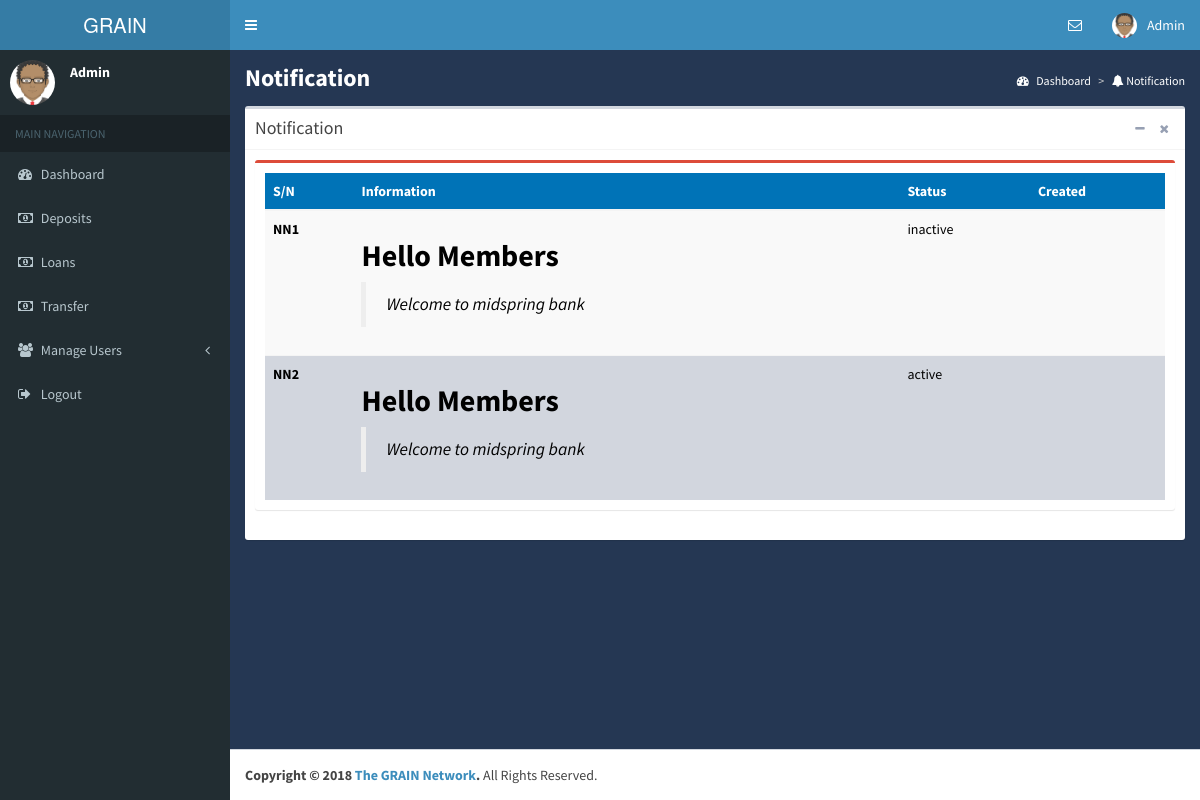
The page /Back/Notifications.php (signed in) on the database its author committed.
### tables this page shows
CREATE TABLE `notification` (
  `id` int(11) NOT NULL,
  `info` varchar(3000) NOT NULL,
  `status` varchar(25) NOT NULL DEFAULT 'active'
);

### Back/includes/auth.php (called while the page is built, shortened)
<?php
$session_id = $_SESSION['key_id'];
?>

### Back/Notifications.php (the view, shortened to what this page needs)
<?php include 'member.base.php'; ?>
 <body class="skin-blue sidebar-mini">
    <div class="wrapper">
        <?php include 'main-header.php'; ?>
		<?php include 'member-sidebar.php'; ?>
 <div class="content-wrapper" style="background-image: url('cy.jpg');background: rgba(38, 57, 88, 0.89);
        min-height: 500px;color">
    <section class="content-header" style="color:white;">
        <h1><b>
            Notification
        </b></h1>
        <ol class="breadcrumb">
            <li><a href="dashboard" style="color:white;"><i class="fa fa-dashboard"></i> Dashboard</a></li>
            <li class="active" style="color:white;"><i class="fa fa-bell"></i> Notification</li>
        </ol>
    </section>
    <section class="content">
        <div class="box box-default">
        <div class="box-header with-border">
            <h3 class="box-title">Notification</h3>
            <div class="box-tools pull-right">
                <button class="btn btn-box-tool" data-widget="collapse"><i class="fa fa-minus"></i></button>
                <button class="btn btn-box-tool" data-widget="remove"><i class="fa fa-remove"></i></button>
            </div>
        </div>
        <div class="box-body">
            <div class="box box-danger">
                <div class="box-body box-profile">
<?php
   $appinfo = mysqli_query($con, "select * from notification");
	?>
                <table class="table table-hover table-responsive table-striped" id="sample_1">
                    <thead class="bg-blue">
                        <tr>
                                                        <th>S/N</th>
                            <th>Information</th>
                            <th>Status</th>
                            <th>Created</th>
                        </tr>
                    </thead>
                    <tbody class="bg-gray">
<?php
while($row = mysqli_fetch_array($appinfo)){
?>					                               <tr>
                                                                <td><B>NN<?php echo $row['id']; ?></B></td>
                                <td><?php echo $row['info']; ?></td>
                                <td><?php echo $row['status']; ?></td>
                                <td><?php echo $row['created_date']; ?></td>
                            </tr>
<?php } ?>
                    </tbody>
                </table>
</div>
            </div>
        </div>
</div>
    </section>
<?php include 'member-footer.php'; ?>

### Back/main-header.php (shortened to what this page needs)
<header class="main-header">
    <a href="dashboard" class="logo">
        <span class="logo-lg">GRAIN</span>
    </a>
<?php
  include 'includes/dbpipe.php';
$user_query = mysqli_query($con, "select id,name from admins where id='$session_id'")or die(mysqli_error());
	$rows = mysqli_fetch_array($user_query);
?>
            <nav class="navbar navbar-static-top" role="navigation">
        <a href="#" class="sidebar-toggle" data-toggle="offcanvas" role="button">
        </a>
        <div class="navbar-custom-menu">
            <ul class="nav navbar-nav">
                        <li class="dropdown messages-menu">
                            <a href="#" class="dropdown-toggle" data-toggle="dropdown">
                                <i class="fa fa-envelope-o"></i>
                            </a>
                        </li>
                <li class="dropdown user user-menu">
                    <a href="#" class="dropdown-toggle" data-toggle="dropdown">
				<img src="assets/images/avatar_m.png" class="user-image" alt="User Image">
				<span class="hidden-xs"><?php echo $rows['name']; ?></span>
                    </a>
                </li>
            </ul>
        </div>
    </nav>
</header>

### Back/member-sidebar.php (shortened to what this page needs)
 <aside class="main-sidebar" id="sidebar-wrapper">
<?php
  include 'includes/dbpipe.php';
$user_query = mysqli_query($con, "select id, name from admins where id='$session_id'")or die(mysqli_error());
	$rows = mysqli_fetch_array($user_query);
?>
    <section class="sidebar">
      	<div class="user-panel">
        	<div class="pull-left image">
				<img src="assets/images/avatar_m.png" class="img-circle" alt="User Image">
			</div>
        	<div class="pull-left info">
          		<p><b><?php echo $rows['name']; ?></b></p>
        	</div>
      	</div>
      	<ul class="sidebar-menu">
        	<li class="header">MAIN NAVIGATION</li>
		        <li>
		          	<a href="dashboard">
		            	<i class="fa fa-dashboard"></i> <span> Dashboard</span>
		          	</a>
		        </li>
			<li>
		          	<a href="deposit">
		            	<i class="fa fa-money"></i> <span>Deposits</span>
		          	</a>
		        </li>
	        <li>
	       <li>
		          	<a href="loan">
		            	<i class="fa fa-money"></i> <span>Loans</span>
		          	</a>
		        </li>
	        <li>
	       <li>
		          	<a href="transfer">
		            	<i class="fa fa-money"></i> <span>Transfer</span>
		          	</a>
		        </li>
	        <li>
			<li class="treeview">
    <a href="#">
        <i class="fa fa-users"></i>
        <span>Manage Users</span>
        <i class="fa fa-angle-left pull-right"></i>
    </a>
</li>
	        <li>
	        	<a href="logout">
	        		<i class="fa fa-sign-out"></i> <span>Logout</span>
	        	</a>
	        </li>
        </ul>
    </section>
</aside>

### Back/assets/css/_all-skins.css (style rules this page uses)
.skin-blue .main-header .navbar { background-color:#3c8dbc }
.skin-blue .main-header .navbar .nav>li>a { color:#fff }
.skin-blue .main-header .navbar .sidebar-toggle { color:#fff }
.skin-blue .main-header .logo { background-color:#367fa9;color:#fff;border-bottom:0 solid transparent }
.skin-blue .content-header { background:transparent }
.skin-blue .wrapper,.skin-blue .main-sidebar,.skin-blue .left-side { background-color:#222d32 }
.skin-blue .user-panel>.info,.skin-blue .user-panel>.info>a { color:#fff }
.skin-blue .sidebar-menu>li.header { color:#4b646f;background:#1a2226 }
.skin-blue .sidebar-menu>li>a { border-left:3px solid transparent }
.skin-blue .sidebar a { color:#b8c7ce }

### rows shown on the page
notification: id "1", info "Hello Members Welcome to midspring bank", status "inactive"
notification: id "2", info "Hello Members Welcome to midspring bank", status "active"

### other values the page prints
$rows['name'] "Admin"
